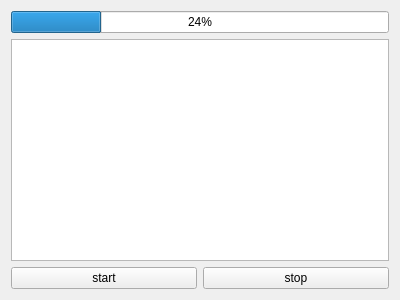
<?xml version="1.0" encoding="UTF-8"?>
<ui version="4.0">
 <class>Form</class>
 <widget class="QWidget" name="Form">
  <property name="geometry">
   <rect>
    <x>0</x>
    <y>0</y>
    <width>400</width>
    <height>300</height>
   </rect>
  </property>
  <property name="windowTitle">
   <string>Form</string>
  </property>
  <layout class="QVBoxLayout" name="verticalLayout">
   <item>
    <widget class="QProgressBar" name="progressBar">
     <property name="value">
      <number>24</number>
     </property>
    </widget>
   </item>
   <item>
    <widget class="QTextEdit" name="textEdit"/>
   </item>
   <item>
    <layout class="QHBoxLayout" name="horizontalLayout">
     <item>
      <widget class="QPushButton" name="pushButton__start">
       <property name="text">
        <string>start</string>
       </property>
      </widget>
     </item>
     <item>
      <widget class="QPushButton" name="pushButton__stop">
       <property name="text">
        <string>stop</string>
       </property>
      </widget>
     </item>
    </layout>
   </item>
  </layout>
 </widget>
 <resources/>
 <connections/>
</ui>
